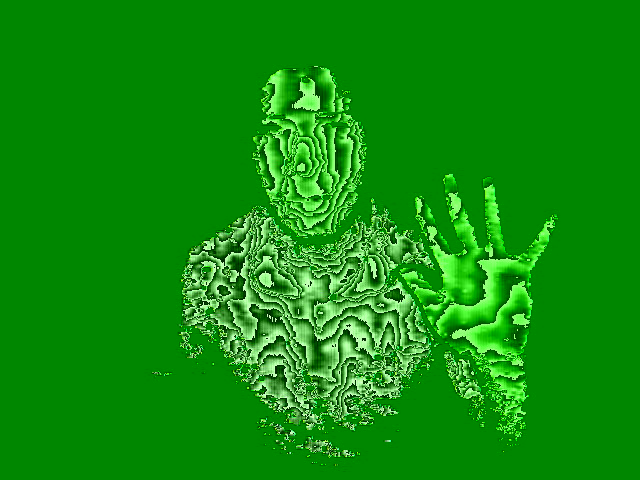
#> input picture depth_image.jpg, 640 x 480 px, given in place of depth_image.png, which was not available
$ python complete.py
#> lines starting #> are read from the running program, lines starting #| are printed output that depends on the picture; after the words box and inside, x2 and y2 are one past the last pixel; in counts of white or black regions, pixels touching at a corner belong together; pictures that were not available may be replaced by others from this repository, and a replacement may not be noted
import cv2
import subprocess

def capture_images():
    subprocess.run(['guvcview', '--no_display', '--save=rgb_image.jpg'])
#> (this line was passed over: subprocess is not available in this run)
    subprocess.run(['guvcview', '--no_display', '--save=depth_image.png'])
#> (this line was passed over: subprocess is not available in this run)

def process_depth_canny(depth_image_path):
#> called with depth_image_path = 'depth_image.png'
    depth_image = cv2.imread(depth_image_path, cv2.IMREAD_UNCHANGED)
#> depth_image is the input picture: shape (480, 640, 3); mean B, G, R 12.5, 143.5, 15.3
    depth_canny = cv2.Canny(depth_image, 100, 200)
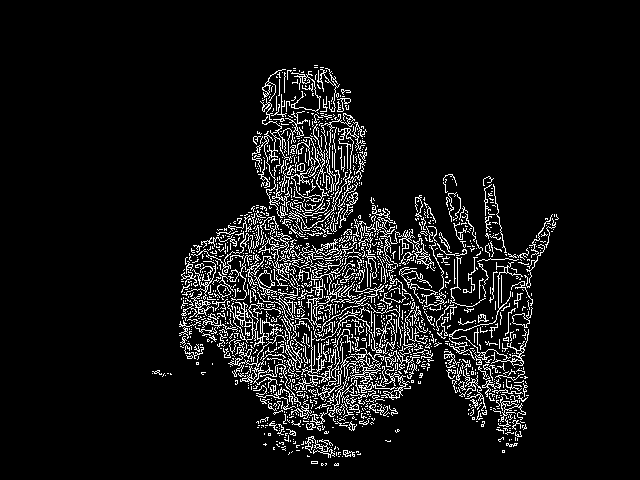
#> depth_canny: shape (480, 640); 7.6% white in thin lines or dots, all inside (x1, y1, x2, y2) = (152, 65, 559, 466)
    cv2.imwrite('depth_canny.png', depth_canny)

def process_rgb_orb(rgb_image_path):
#> called with rgb_image_path = 'rgb_image.jpg'
    rgb_image = cv2.imread(rgb_image_path, cv2.IMREAD_COLOR)
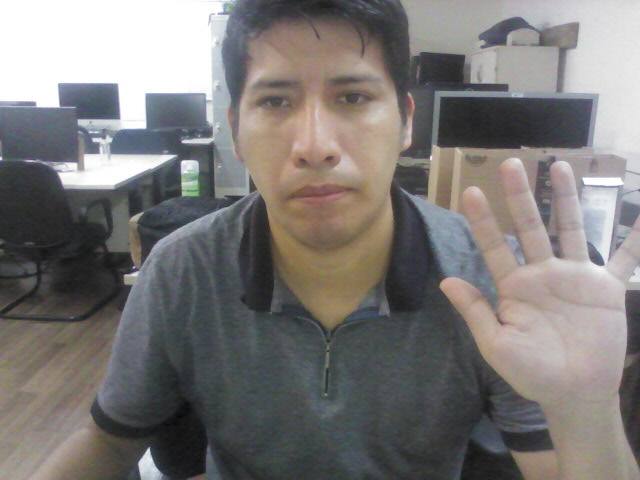
#> input picture pruebas/rgb_image.jpg, 640 x 480 px
#> rgb_image is the input picture: shape (480, 640, 3); mean B, G, R 119.5, 121, 124.3
    orb = cv2.ORB_create()
    kp, des = orb.detectAndCompute(rgb_image, None)
#> kp = 500 keypoints; strongest (x, y, size): (190, 161, 111.1), (183, 165, 111.1), (182, 164, 92.6), (182, 161, 37.2)
    rgb_orb = cv2.drawKeypoints(rgb_image, kp, None, color=(0,255,0), flags=0)
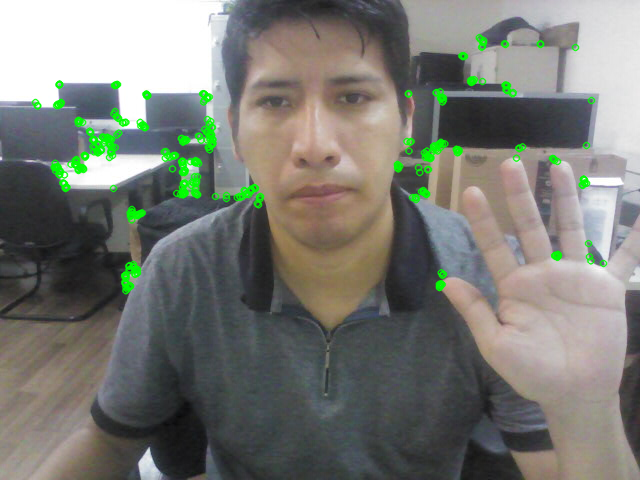
#> rgb_orb: shape (480, 640, 3); mean B, G, R 116.7, 123.1, 121.6
    cv2.imwrite('rgb_orb.jpg', rgb_orb)

def show_processed_images():
    depth_canny = cv2.imread('depth_canny.png', cv2.IMREAD_COLOR)
    rgb_orb = cv2.imread('rgb_orb.jpg', cv2.IMREAD_COLOR)

    cv2.imshow('Depth Image with Canny Edges', depth_canny)
    cv2.imshow('RGB Image with ORB Keypoints', rgb_orb)
    cv2.waitKey(0)
    cv2.destroyAllWindows()

if __name__ == '__main__':
    capture_images()
    process_depth_canny('depth_image.png')
    process_rgb_orb('rgb_image.jpg')
    show_processed_images()
